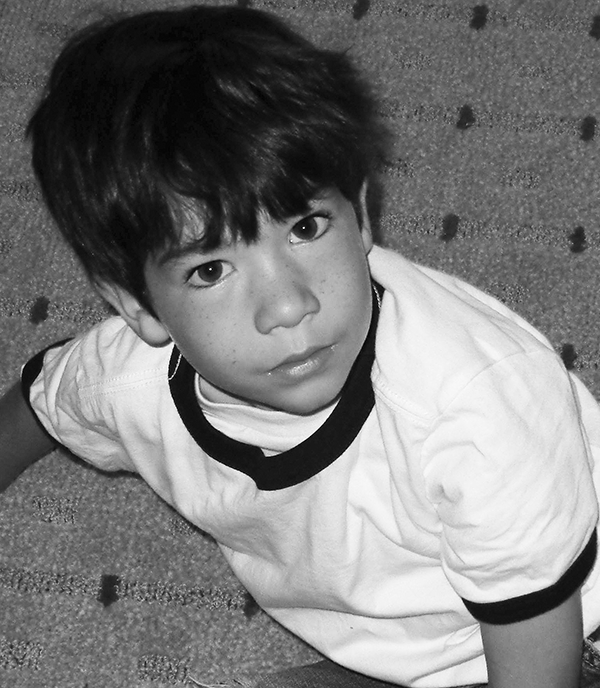
%> input picture boy.tif, 600 x 688 px
$ octave Q4i.m   (GNU Octave 9; MATLAB toolbox functions it lacks are replaced by stand-ins)
%> lines starting %> are read from the running program, lines starting %| are printed output that depends on the picture
%read the image
I = imread('boy.tif');
%> I is the input picture: size 688x600 uint8; min 0, max 255, mean 122.3
I = double(I);
%> I: size 688x600 double
T = dctmtx(8); % dct matrix

%perform dct on block of 8 by 8
dct = @(block_struct) T * block_struct.data * T';
B = blockproc(I,[8 8],dct);
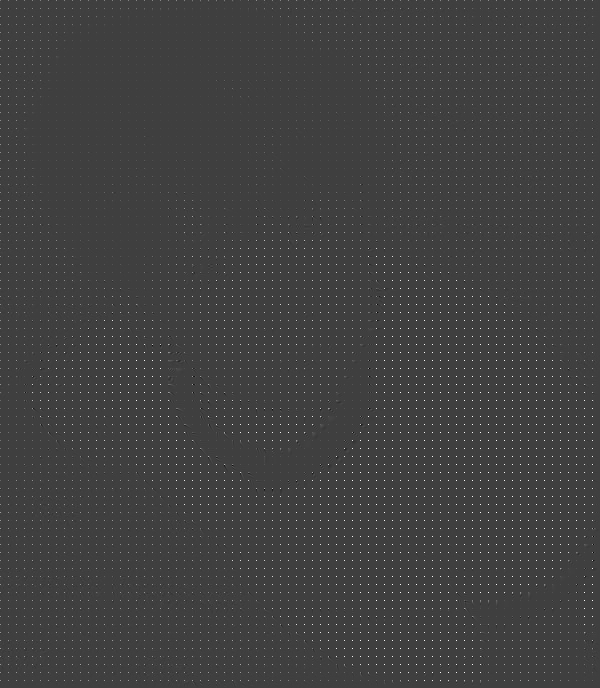
%> B: size 688x600 double; min -656, max 1971.6, mean 15.3; drawn with min black and max white

% quantization matrix
q_mtx = [16 11 10 16 24 40 51 61; 12 12 14 19 26 58 60 55; 14 13 16 24 40 57 69 56; 14 17 22 29 51 87 80 62; 18 22 37 56 68 109 103 77; 24 35 55 64 81 104 113 92; 49 64 78 87 103 121 120 101; 72 92 95 98 112 100 103 99];

%performing quantization
c = @(block_struct)(block_struct.data) ./ q_mtx;
B2 = blockproc(B,[8 8],c);
B2 = round(B2);
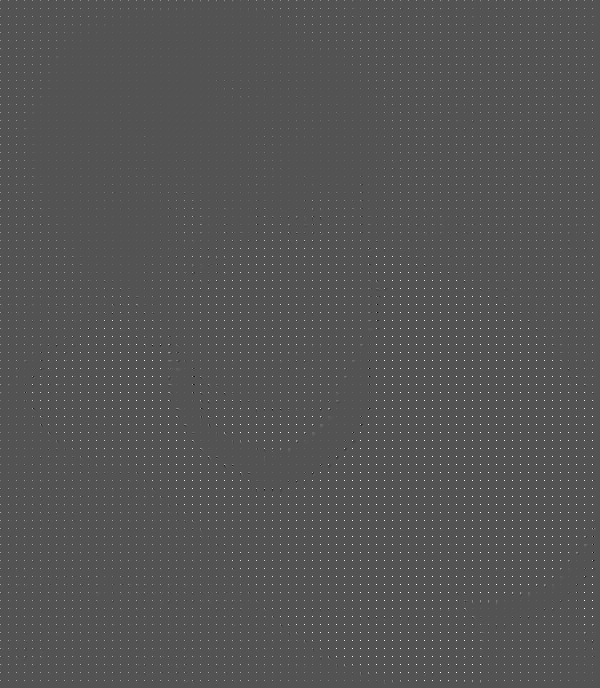
%> B2: size 688x600 double; min -60, max 123, mean 1; drawn with min black and max white

imagesc(I); colormap gray; figure, imagesc(B2), colormap gray;
